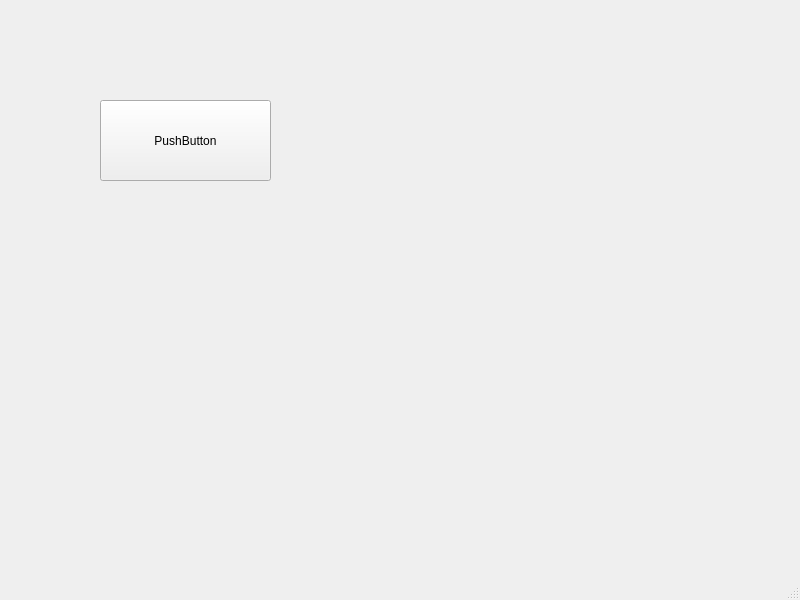
<?xml version="1.0" encoding="UTF-8"?>
<ui version="4.0">
 <class>MainWindow</class>
 <widget class="QMainWindow" name="MainWindow">
  <property name="geometry">
   <rect>
    <x>0</x>
    <y>0</y>
    <width>800</width>
    <height>600</height>
   </rect>
  </property>
  <property name="windowTitle">
   <string>MainWindow</string>
  </property>
  <widget class="QWidget" name="centralwidget">
   <widget class="QPushButton" name="pushButton">
    <property name="geometry">
     <rect>
      <x>100</x>
      <y>100</y>
      <width>171</width>
      <height>81</height>
     </rect>
    </property>
    <property name="text">
     <string>PushButton</string>
    </property>
   </widget>
  </widget>
  <widget class="QMenuBar" name="menubar">
   <property name="geometry">
    <rect>
     <x>0</x>
     <y>0</y>
     <width>800</width>
     <height>21</height>
    </rect>
   </property>
  </widget>
  <widget class="QStatusBar" name="statusbar"/>
 </widget>
 <resources/>
 <connections/>
</ui>
